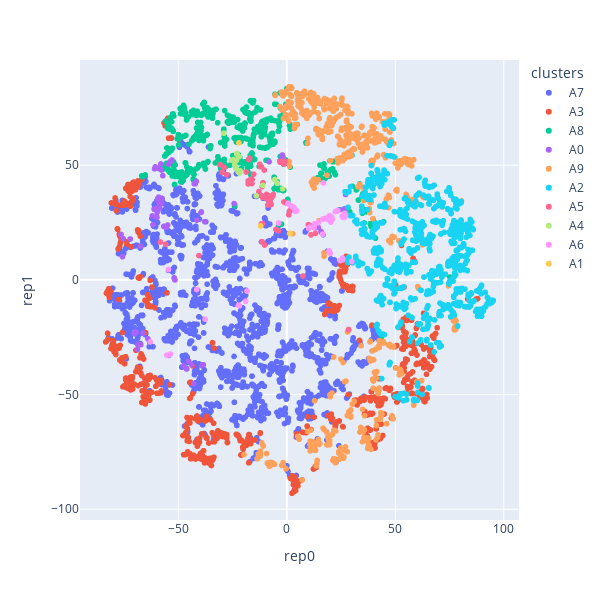

Notebook code cell kept with this figure:
### Code cell
px.scatter(data_frame=df, x="rep0", y="rep1", color="clusters", width=600, height=600)

### Figure 1 — Plotly figure (JSON) as saved in the notebook; plotly's stock layout.template omitted (floating-point values rounded to 4 significant figures; data arrays with more than 128 entries replaced by an {"elided": "..."} marker saying what was removed)
{"data": [{"hovertemplate": "clusters=A7<br>rep0=%{x}<br>rep1=%{y}<extra></extra>", "legendgroup": "A7", "marker": {"color": "#636efa", "symbol": "circle"}, "mode": "markers", "name": "A7", "showlegend": true, "type": "scattergl", "x": {"elided": "1959 float values"}, "xaxis": "x", "y": {"elided": "1959 float values"}, "yaxis": "y"}, {"hovertemplate": "clusters=A3<br>rep0=%{x}<br>rep1=%{y}<extra></extra>", "legendgroup": "A3", "marker": {"color": "#EF553B", "symbol": "circle"}, "mode": "markers", "name": "A3", "showlegend": true, "type": "scattergl", "x": {"elided": "758 float values"}, "xaxis": "x", "y": {"elided": "758 float values"}, "yaxis": "y"}, {"hovertemplate": "clusters=A8<br>rep0=%{x}<br>rep1=%{y}<extra></extra>", "legendgroup": "A8", "marker": {"color": "#00cc96", "symbol": "circle"}, "mode": "markers", "name": "A8", "showlegend": true, "type": "scattergl", "x": {"elided": "535 float values"}, "xaxis": "x", "y": {"elided": "535 float values"}, "yaxis": "y"}, {"hovertemplate": "clusters=A0<br>rep0=%{x}<br>rep1=%{y}<extra></extra>", "legendgroup": "A0", "marker": {"color": "#ab63fa", "symbol": "circle"}, "mode": "markers", "name": "A0", "showlegend": true, "type": "scattergl", "x": [-59.07, -59.1, 14.48, -59.1, -24.26, -59.84, -59.01, -58.54, -59.76, -51.85, -41.66, -37.7, -45.17, -55.89, -3.237, -59.96, -54.88, -53.77, -58.47, -57.68, -59.26, -58.63, -59.36, -8.133, 24.01, 26.68, 26.87, 27.09, -60.6, -76.35, 16.16, 12.85, 14.28, 15.79, -60.6, -57.72, -51.85, 27.11, -56.68, -59.08, -70.25, -46.06, -67.26, -38.44, -59.8, -47.48, -43.73, -42.9, -46.26, -60.89, -51.53, -39.23, -52.92, -42.64, -39.51, -68.81, -42.26, -42.19, -61.14, -66.2, -57.13, -69.46, 13.73, -75.71, -68.7, -55.44, -61.97, -57.57, -2.338, -54.44, -61.64, -2.008, -59.96, -72.15, -63.98, -1.792, -41.46, -53.7, -67.4, -39.36, 10.54, -58.06, -75.34, 27.98], "xaxis": "x", "y": [48.63, 31.52, 22.91, 35.61, 33.25, 29.93, 36.06, 35.74, 29.47, 0.7348, 42.92, 25.4, -35.46, 22.9, 51.77, 27.56, 23.9, 51.31, 31.15, 33.39, 34.17, 32.37, 35.61, 51.49, 30.45, 31.0, 31.01, 30.88, 49.25, 19.79, 20.56, 22.66, 22.89, 21.12, 48.89, 47.87, 0.7763, 37.23, 23.34, 48.57, -23.42, -38.81, -28.28, -37.02, 27.23, -37.49, -37.07, -45.26, -38.82, 48.43, -0.03451, -37.32, 52.26, 41.91, 29.37, -30.29, 42.06, 41.88, 30.84, -23.21, 45.42, -22.69, 24.43, 10.13, -28.13, 23.07, 27.89, 35.44, 53.48, 50.4, 24.07, 54.43, 30.96, 17.82, -25.69, 53.72, 26.06, 51.56, 14.67, 29.62, 23.17, 50.52, 17.91, 9.37], "yaxis": "y"}, {"hovertemplate": "clusters=A9<br>rep0=%{x}<br>rep1=%{y}<extra></extra>", "legendgroup": "A9", "marker": {"color": "#FFA15A", "symbol": "circle"}, "mode": "markers", "name": "A9", "showlegend": true, "type": "scattergl", "x": {"elided": "671 float values"}, "xaxis": "x", "y": {"elided": "671 float values"}, "yaxis": "y"}, {"hovertemplate": "clusters=A2<br>rep0=%{x}<br>rep1=%{y}<extra></extra>", "legendgroup": "A2", "marker": {"color": "#19d3f3", "symbol": "circle"}, "mode": "markers", "name": "A2", "showlegend": true, "type": "scattergl", "x": {"elided": "829 float values"}, "xaxis": "x", "y": {"elided": "829 float values"}, "yaxis": "y"}, {"hovertemplate": "clusters=A5<br>rep0=%{x}<br>rep1=%{y}<extra></extra>", "legendgroup": "A5", "marker": {"color": "#FF6692", "symbol": "circle"}, "mode": "markers", "name": "A5", "showlegend": true, "type": "scattergl", "x": [-30.65, -12.46, -28.85, -3.193, -16.67, -16.74, -29.79, -18.69, 11.2, 11.18, -1.593, -3.03, 1.382, -12.24, -11.66, -11.11, -9.384, -6.492, -6.943, -7.677, -7.595, -8.126, -8.213, -7.811, -9.157, -10.2, -11.16, -11.32, -11.05, 7.497, -17.76, -6.667, -6.202, -15.29, -17.53, -17.03, -17.52, 0.08877, -0.2761, -1.295, -7.25, -15.97, -11.65, -40.46, -55.83, -9.319, -10.38, 13.23, -9.945, -58.23, -3.906, -5.02, -11.39, -7.158, -8.672, -1.218, -12.21, 28.48, -27.71, -17.78, -16.31, 10.77, 9.945, 0.9463, -11.69, -11.73, -12.86, -16.03, -0.9066, -10.94], "xaxis": "x", "y": [50.25, 50.4, 49.06, 51.59, 43.6, 43.73, 46.93, 46.98, 19.6, 19.62, 51.54, 51.24, 30.21, 49.41, 49.26, 35.98, 35.83, 36.51, 35.88, 33.23, 34.0, 36.45, 36.54, 33.29, 35.23, 15.17, 24.53, 40.65, 41.55, 1.673, 41.84, 36.84, 37.26, 46.08, 52.48, 53.05, 52.49, 33.39, 33.53, 33.96, 36.55, 43.77, 23.93, 10.58, 15.5, 37.28, 47.87, 20.26, 36.57, 16.51, 21.36, 21.99, 16.68, 32.83, 32.62, 50.47, 37.04, -21.79, 45.87, 43.13, 43.54, 23.64, 24.05, 28.43, 24.27, 24.4, 38.5, 42.0, 51.79, 42.35], "yaxis": "y"}, {"hovertemplate": "clusters=A4<br>rep0=%{x}<br>rep1=%{y}<extra></extra>", "legendgroup": "A4", "marker": {"color": "#B6E880", "symbol": "circle"}, "mode": "markers", "name": "A4", "showlegend": true, "type": "scattergl", "x": [-23.98, -24.49, -4.392, -23.49, -14.05, -1.937, -11.08, -21.92, -21.95, -22.43, -22.28, -23.16, -22.94, -22.4, -21.76, -21.53, -23.01, -25.33, -29.03, -5.539], "xaxis": "x", "y": [50.15, 52.38, 42.14, 48.71, 36.63, 39.69, 41.17, 53.71, 47.27, 47.64, 47.47, 52.12, 55.17, 47.14, 46.49, 47.59, 54.72, 52.17, 63.95, 43.76], "yaxis": "y"}, {"hovertemplate": "clusters=A6<br>rep0=%{x}<br>rep1=%{y}<extra></extra>", "legendgroup": "A6", "marker": {"color": "#FF97FF", "symbol": "circle"}, "mode": "markers", "name": "A6", "showlegend": true, "type": "scattergl", "x": [4.351, -3.722, 19.48, 20.68, 2.036, 4.507, 20.07, 24.7, 14.61, 19.73, 3.317, -3.757, 16.89, 26.73, 25.85, 25.58, 23.51, 17.45, 17.05, 16.69, 16.59, 3.881, 20.29, 19.98, 19.75, 16.56, 18.94, 29.94, 0.5994, 1.866, 0.5274, -18.94, 12.79, 12.6, 12.66, 10.09, 23.18, 26.85, 26.59, 26.75, -54.49, -54.56, -54.59, 19.49, 22.74, 22.35, 25.82, 25.82, 25.79, 20.3, 19.05, 27.07, 26.67, -21.82, -54.17, 20.95, 17.96, 19.67, 3.19, 14.38, -55.17, -55.27, -41.5, -22.23, -37.58, -53.63, -18.31, -62.93, 25.69, 10.38], "xaxis": "x", "y": [30.32, 24.7, 12.65, 27.44, 32.21, 30.03, 11.52, 8.427, 25.18, 26.49, 31.19, 24.79, 42.26, 27.32, 27.29, 27.81, 30.18, 26.72, 26.62, 26.46, 19.94, 29.92, 25.16, 11.74, 11.96, 19.93, 26.38, 8.008, 33.39, 32.21, 33.11, -9.341, 24.42, 23.78, 22.72, 22.39, 29.96, 28.96, 28.93, 28.61, 4.568, 4.474, 4.485, 12.35, 29.9, 29.78, 9.124, 9.002, 8.824, 26.33, 27.27, 28.29, 27.37, -11.27, -32.72, 26.33, 26.81, 28.02, 31.66, 24.83, -32.84, -32.85, -4.191, -11.11, -17.16, -32.34, -4.864, -27.05, 9.53, 22.94], "yaxis": "y"}, {"hovertemplate": "clusters=A1<br>rep0=%{x}<br>rep1=%{y}<extra></extra>", "legendgroup": "A1", "marker": {"color": "#FECB52", "symbol": "circle"}, "mode": "markers", "name": "A1", "showlegend": true, "type": "scattergl", "x": [1.294, 1.577, -12.05, -22.03], "xaxis": "x", "y": [20.24, 20.26, 23.51, 59.73], "yaxis": "y"}], "layout": {"height": 600, "legend": {"title": {"text": "clusters"}, "tracegroupgap": 0}, "margin": {"t": 60}, "width": 600, "xaxis": {"anchor": "y", "autorange": true, "domain": [0, 1], "range": [-95.27, 107.0], "title": {"text": "rep0"}, "type": "linear"}, "yaxis": {"anchor": "x", "autorange": true, "domain": [0, 1], "range": [-104.7, 95.85], "title": {"text": "rep1"}, "type": "linear"}}}
